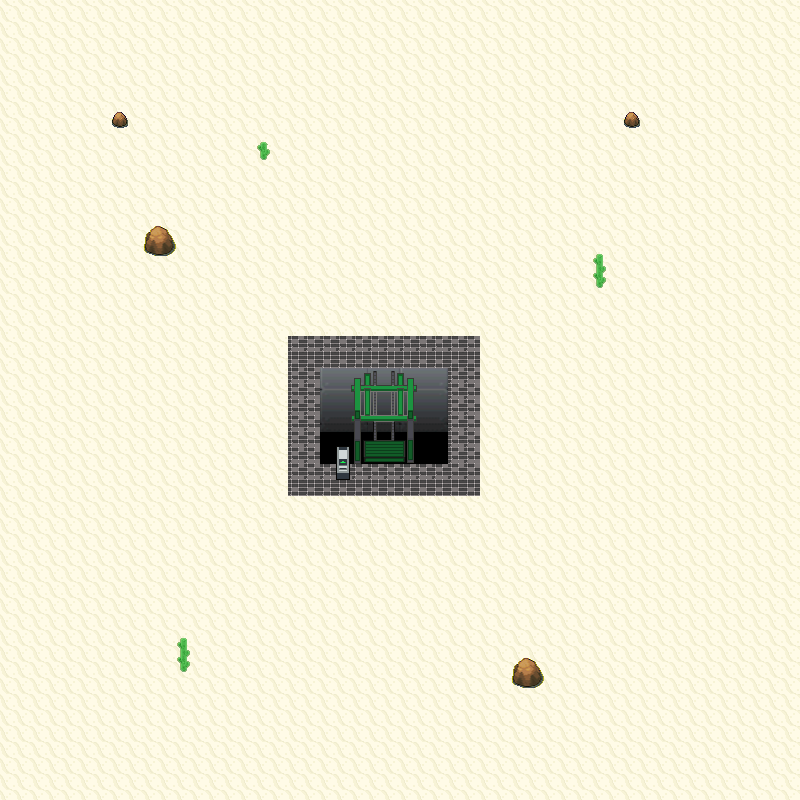

The image is a tile-based game level rendered from a .tmx file. Its description and source (layers, tilesets, objects; grid data summarised) follow:
An orthogonal 50x50 tile map with 16x16 px tiles, 4 tile layers (Grass, Walkable, Collisions, WalkBehind), 7 tilesets.

<map version="1.0" orientation="orthogonal" width="50" height="50" tilewidth="16" tileheight="16">
 <properties>
  <property name="dayPokemonChances" value="Cacnea,20;Baltoy,20;Claydol,10;Cacturne,20;Sandshrew,10;Sandslash,20;" />
  <property name="dayPokemonLevels" value="35-35;35-35;65-65;65-65;35-35;65-65;" />
  <property name="fishPokemonChances" value="" />
  <property name="fishPokemonLevels" value="" />
  <property name="isCave" value="false" />
  <property name="nightPokemonChances" value="Cacnea,20;Baltoy,20;Claydol,10;Cacturne,20;Sandshrew,10;Sandslash,20;" />
  <property name="nightPokemonLevels" value="35-35;35-35;65-65;65-65;35-35;65-65;" />
  <property name="pvp" value="yes" />
  <property name="waterPokemonChances" value="" />
  <property name="waterPokemonLevels" value="" />
  <property name="wildProbability" value="4" />
  <property name="xOffsetModifier" value="0" />
  <property name="yOffsetModifier" value="0" />
 </properties>
 <tileset firstgid="1" source="Cliffs01.tsx" />
 <tileset firstgid="231" source="Cliffs02.tsx" />
 <tileset firstgid="343" source="SinnohInteriorSet1.tsx" />
 <tileset firstgid="2711" source="Water02.tsx" />
 <tileset firstgid="2903" source="Orre Tileset 1.tsx" />
 <tileset firstgid="3986" source="The Under Set.tsx" />
 <tileset firstgid="9749" source="Canalave Gym Set.tsx" />
 <layer name="Grass" width="50" height="50">
  <data>[2500 cells, 2380 non-empty, 1 distinct tile ids]</data>
 </layer>
 <layer name="Walkable" width="50" height="50">
  <data>[2500 cells, 74 non-empty, 4 distinct tile ids]</data>
 </layer>
 <layer name="Collisions" width="50" height="50">
  <data>[2500 cells, 58 non-empty, 26 distinct tile ids]</data>
 </layer>
 <layer name="WalkBehind" width="50" height="50">
  <data>[2500 cells, 30 non-empty, 27 distinct tile ids]</data>
 </layer>
</map>
